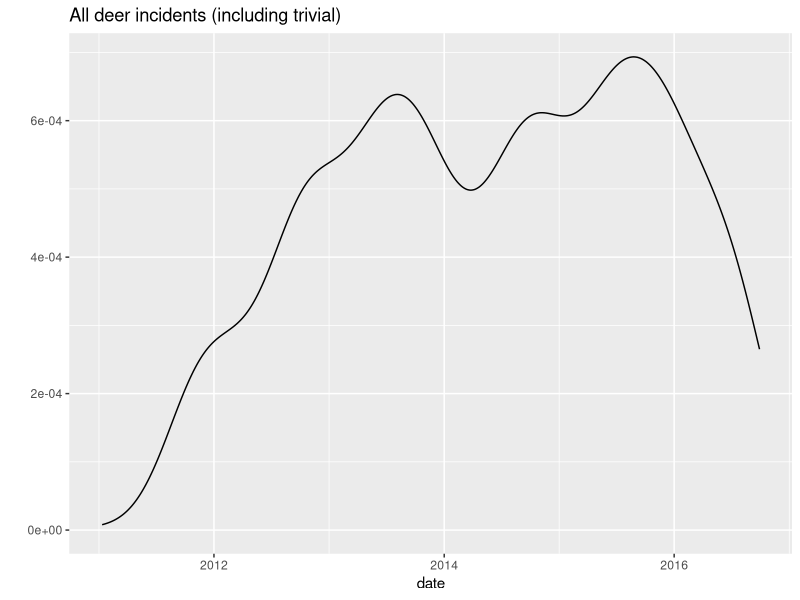
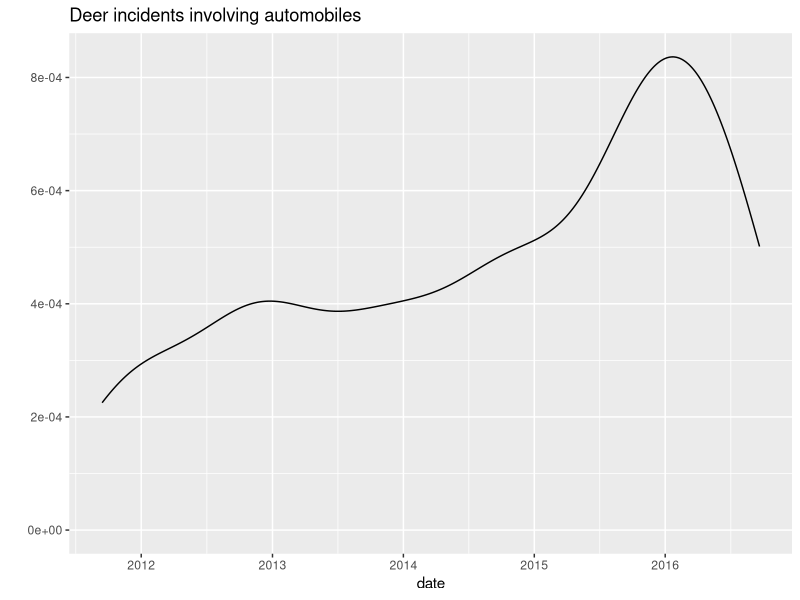
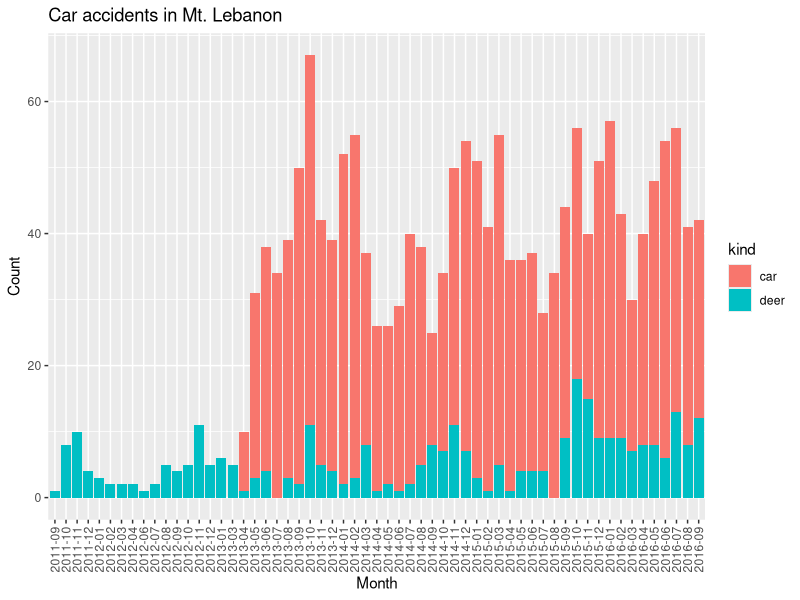

Reproduce these figures in R, in order.
library(lubridate)
library(ggplot2)
library(plyr)
library(scales)

deer_incidents <- read.csv("data/mt-lebanon-deer-incidents.csv",
                           as.is=c(1,6))
deer_incidents <- transform(deer_incidents, date = mdy(Incident.Date))
deer_incidents <- transform(deer_incidents, Incident.Date = NULL)

qplot(date, data = deer_incidents, geom = "density",
      main = "All deer incidents (including trivial)")

### For context, compare deer-related car accidents with all car accidents.

deer_accidents <- subset(deer_incidents, Vehicle.Involved == "X")
deer_accidents <- transform(deer_accidents, vehicles=1, Vehicle.Involved=NULL)

qplot(date, data = deer_accidents, geom = "density",
      main = "Deer incidents involving automobiles")

car_accidents <- read.csv("data/police-blotter/accidents.csv")
car_accidents <- transform(car_accidents, date = ymd(date), time = hm(time))

## The car-accident data come from the accidents section of police
## blotters. The blotters are published weekly, but we can't take for
## granted that the blotters will each cover exactly 7 days worth of
## reporting, or that there won't be missing blotters. Therefore, to
## determine the years worth of data coverage we have, we add up the
## dates covered by the individual police blotters in our data set.
pbdates <- read.csv("data/police-blotter/police_blotter_date_ranges.csv")
pbdates <- mutate(pbdates,
                  from = mdy(from),
                  to = mdy(to),
                  years = (to - from) / dyears(1) + 1/365)  # Inclusive.
if (length(unique(pbdates$years)) > 1) {
  ## Right now, all of the blotters cover 7 days. If that ever changes,
  ## we ought to verify that there wasn't a data-entry error.
  stop("Check dates on police blotters for inconsistencies.")
}
police_blotter_data_coverage_in_years <- sum(pbdates$years)

deer_accidents_in_car_accidents_date_range <-
  subset(deer_accidents, (date >= min(car_accidents$date) &
                          date <= max(car_accidents$date)))

deer_accidents_included_in_car_accidents <-
  subset(deer_accidents_in_car_accidents_date_range,
         date %in% car_accidents$date)

deer_accidents_missing_in_car_accidents <-
  subset(deer_accidents_in_car_accidents_date_range,
         ! date %in% car_accidents$date)

combined_accidents <-
  rbind(data.frame(date = deer_accidents$date, kind = "deer", vehicles = 1),
        data.frame(date = car_accidents$date,  kind = "car",
                   vehicles = car_accidents$vehicles))

combined_accidents <-
  transform(combined_accidents, month = floor_date(date, "month"))

qplot(as.factor(substr(month, 1, 7)), data = combined_accidents,
      weight = vehicles, fill = kind,
      main = "Car accidents in Mt. Lebanon",
      xlab = "Month", ylab = "Count") +
  theme(axis.text.x = element_text(angle = 90, vjust = 0.5))

combined_accidents_by_month <-
  ddply(combined_accidents, .(month, kind), summarize, vehicles = sum(vehicles))

summarize(car_accidents, vehicles = sum(vehicles))


### In terms of injury risk, how do deer incidents compare to car accidents?

## First, deer-related incidents.
(deer_injury_incidents <- sum(deer_incidents$Person.Injured == "X"))
(deer_incident_years <- diff(range(deer_incidents$date)) / dyears(1))
(deer_injury_incidents_per_year <- deer_injury_incidents / deer_incident_years)

## Next, car-related incidents.
(car_injury_incidents <- sum(car_accidents$injuries > 0))
(car_incident_years <- police_blotter_data_coverage_in_years)
(car_injury_incidents_per_year <- car_injury_incidents / car_incident_years)

(relative_risk_of_injury_car_to_deer <-
 car_injury_incidents_per_year / deer_injury_incidents_per_year)


### If there's a car accident in Mt. Lebanon, how much more (or less) likely
### is it to injure someone, given that a deer was involved?
frequency <- function(bools) sum(bools) / length(bools)
(freq_of_injury_in_all_car_accidents <- frequency(car_accidents$injuries > 0))
(freq_of_injury_in_deer_car_accidents <- frequency(deer_accidents$Person.Injured == "X"))
(rel_freq_of_injury_in_accidents_if_deer_involved <-
     (freq_of_injury_in_deer_car_accidents /
          freq_of_injury_in_all_car_accidents))
